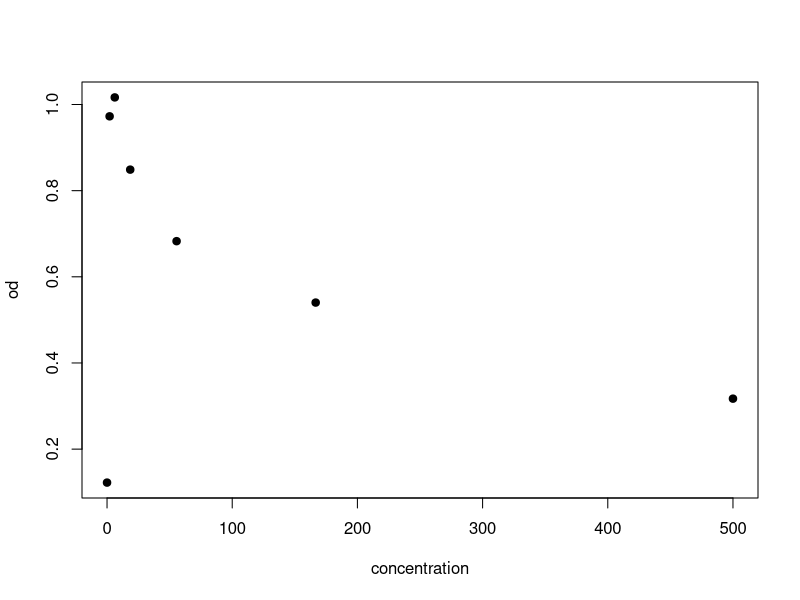

Here is the R script that generated this plot:
## ---- chunk 1
library(readr)
library(tibble)
elisa_data <- read_csv("elisa.csv")
fit_data = head(elisa_data, 7)
fit_data = as_tibble(fit_data)
fit_data
## ---- chunk 2
#plot(fit_data$conc, fit_data$od)
plot(fit_data$conc, fit_data$od, pch = 21, bg = 'black', ylab = 'od', xlab = 'concentration')
